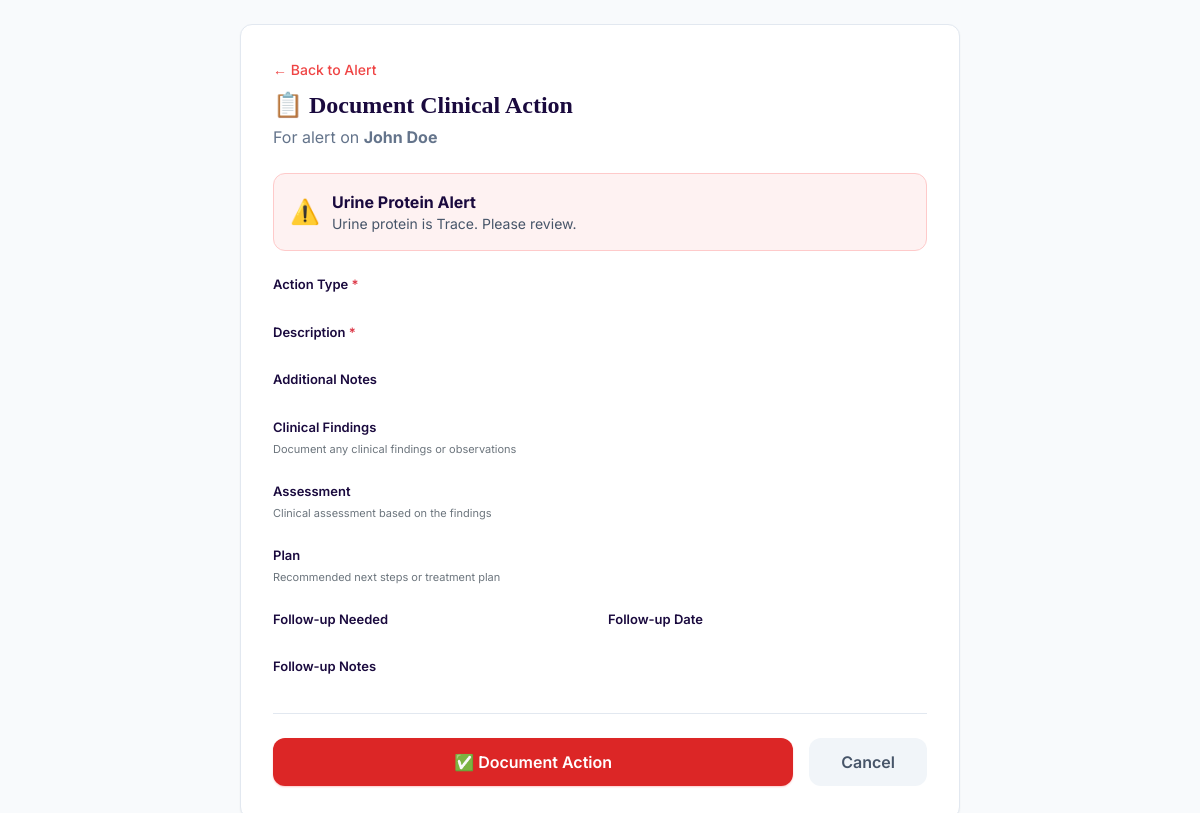
/alert/42/action/ (signed in), run on the app's committed database.
### monitoring/models.py (models this page shows, shortened)
class Alert(models.Model):
    SEVERITY_CHOICES = [
        ('normal', 'Normal'),
        ('warning', 'Warning'),
        ('critical', 'Critical'),
    ]
    STATUS_CHOICES = [
        ('unreviewed', 'Unreviewed'),
        ('reviewed', 'Reviewed'),
        ('resolved', 'Resolved'),
    ]
    patient = models.ForeignKey(
        Patient,
        on_delete=models.CASCADE,
        related_name='alerts'
    )
    reading = models.ForeignKey(
        VitalReading,
        on_delete=models.CASCADE,
        null=True,      # ← NULL allowed
        blank=True,     # ← Form can leave blank
        related_name='alerts'
    )
    title = models.CharField(max_length=200)
    message = models.TextField()
    severity = models.CharField(max_length=20, choices=SEVERITY_CHOICES, default='normal')
    status = models.CharField(
        max_length=20,
        choices=STATUS_CHOICES,
        default='unreviewed'
    )
    reviewed_by = models.ForeignKey(
        User,
        on_delete=models.SET_NULL,
        null=True,
        blank=True,
        related_name='reviewed_alerts'
    )
    created_at = models.DateTimeField(auto_now_add=True)
    reviewed_at = models.DateTimeField(null=True, blank=True)
    class Meta:
        ordering = ['-created_at']

class Patient(models.Model):
    GENDER_CHOICES = [
        ('male', 'Male'),
        ('female', 'Female'),
    ]
    CARE_TYPE_CHOICES = [
        ('in_patient', 'In-patient Care'),
        ('outpatient', 'Outpatient Clinic'),
        ('home_care', 'Home Care'),
        ('self_care', 'Self Care'),  # Added for self-reporting patients
    ]
    user = models.OneToOneField(
        User,
        on_delete=models.SET_NULL,
        null=True,
        blank=True,
        related_name='client_profile',
        help_text="User account for this client (for login access)"
    )
    full_name = models.CharField(max_length=150)
    email = models.EmailField(blank=True, null=True)
    date_of_birth = models.DateField(null=True, blank=True)
    gender = models.CharField(max_length=10, choices=GENDER_CHOICES)
    phone_number = models.CharField(max_length=20, blank=True)
    address = models.TextField(blank=True)
    emergency_contact_name = models.CharField(max_length=150, blank=True)
    emergency_contact_phone = models.CharField(max_length=20, blank=True)
    is_patient = models.BooleanField(
        default=True,
        help_text="Is this person receiving care?"
    )
    is_caregiver = models.BooleanField(
        default=False,
        help_text="Is this person providing care to others?"
    )
    is_client = models.BooleanField(
        default=True,
        help_text="Is this person a client of the service?"
    )
    can_self_report = models.BooleanField(
        default=True,
        help_text="Can this person enter their own vitals?"
    )
    assigned_doctor = models.ForeignKey(
        'Doctor',
        on_delete=models.SET_NULL,
        null=True,
        blank=True,
        related_name='doctor_patients',
        help_text="The doctor assigned to this patient"
    )
    assigned_caregiver = models.ForeignKey(
        'Caregiver',
        on_delete=models.SET_NULL,
        null=True,
        blank=True,
        related_name='caregiver_patients',
        help_text="The caregiver assigned to this patient"
    )
    patients_caring_for = models.ManyToManyField(
        'self',
        symmetrical=False,
        blank=True,
        related_name='caregivers',
        help_text="If this person is a caregiver, who do they care for?"
    )
    known_conditions = models.TextField(blank=True)
    current_medications = models.TextField(blank=True)
    care_type = models.CharField(
        max_length=20,
        choices=CARE_TYPE_CHOICES,
        default='home_care'
    )
    created_at = models.DateTimeField(auto_now_add=True)
    updated_at = models.DateTimeField(auto_now=True)
    class Meta:
        ordering = ['-created_at']

### monitoring/views.py (the view, shortened to what this page needs)
# urls.py: path('alert/<int:alert_id>/action/', views.add_alert_action, name='add_alert_action'),
@login_required
def add_alert_action(request, alert_id):
    alert = get_object_or_404(Alert, id=alert_id)
    user = request.user
    if not is_doctor_authorized(user, alert.patient):
        messages.error(request, 'You are not authorized to take action on this alert.')
        return redirect('doctor_dashboard')
    try:
        doctor = Doctor.objects.get(user=user)
    except Doctor.DoesNotExist:
        messages.error(request, 'You are not registered as a doctor.')
        return redirect('home')
    context = {
        'alert': alert,
        'patient': alert.patient,
        'doctor': doctor,
        'action_types': AlertAction.ACTION_CHOICES,
    }
    return render(request, 'add_alert_action.html', context)

### monitoring/views.py (called while the page is built)
def is_doctor_authorized(doctor_user, patient):
    try:
        doctor = Doctor.objects.get(user=doctor_user)
        return patient.assigned_doctor == doctor
    except Doctor.DoesNotExist:
        return False

### monitoring/templates/add_alert_action.html (shortened to what this page needs)
{% load static %}
<!DOCTYPE html>
<html lang="en">
<head>
    <script src="https://cdn.tailwindcss.com"></script>
</head>
<body class="bg-slate-50">
    <div class="max-w-3xl mx-auto p-6">
        <div class="bg-white rounded-xl border border-slate-200 shadow-sm p-8">
            <div class="mb-6">
                <a href="{% url 'alert_detail' alert.id %}" class="text-red-500 hover:text-red-700 text-sm font-medium">← Back to Alert</a>
                <h1 class="text-2xl font-serif font-bold text-[#1a0a3e] mt-2">📋 Document Clinical Action</h1>
                <p class="text-slate-500 mt-1">For alert on <strong>{{ alert.patient.full_name }}</strong></p>
            </div>
            <div class="bg-red-50 border border-red-200 rounded-xl p-4 mb-6">
                <div class="flex items-center gap-3">
                    <span class="text-2xl">⚠️</span>
                    <div>
                        <p class="font-bold text-[#1a0a3e]">{{ alert.title }}</p>
                        <p class="text-sm text-slate-600">{{ alert.message }}</p>
                    </div>
                </div>
            </div>
            <form method="POST">
                <div class="grid grid-cols-1 gap-6">
                    <div>
                        <label class="form-label" for="{{ form.action_type.id_for_label }}">
                            Action Type <span class="required">*</span>
                        </label>
                    </div>
                    <div>
                        <label class="form-label" for="{{ form.description.id_for_label }}">
                            Description <span class="required">*</span>
                        </label>
                    </div>
                    <div>
                        <label class="form-label" for="{{ form.notes.id_for_label }}">Additional Notes</label>
                    </div>
                    <div>
                        <label class="form-label" for="{{ form.clinical_findings.id_for_label }}">Clinical Findings</label>
                        <div class="form-help">Document any clinical findings or observations</div>
                    </div>
                    <div>
                        <label class="form-label" for="{{ form.assessment.id_for_label }}">Assessment</label>
                        <div class="form-help">Clinical assessment based on the findings</div>
                    </div>
                    <div>
                        <label class="form-label" for="{{ form.plan.id_for_label }}">Plan</label>
                        <div class="form-help">Recommended next steps or treatment plan</div>
                    </div>
                    <div class="grid grid-cols-2 gap-4">
                        <div>
                            <label class="form-label" for="{{ form.follow_up_needed.id_for_label }}">
                                Follow-up Needed
                            </label>
                        </div>
                        <div>
                            <label class="form-label" for="{{ form.follow_up_date.id_for_label }}">
                                Follow-up Date
                            </label>
                        </div>
                    </div>
                    <div>
                        <label class="form-label" for="{{ form.follow_up_notes.id_for_label }}">Follow-up Notes</label>
                    </div>
                </div>
                <div class="flex gap-4 mt-8 pt-6 border-t border-slate-200">
                    <button type="submit" class="bg-red-600 text-white px-8 py-3 rounded-xl font-semibold hover:bg-red-700 transition shadow-sm shadow-red-200 flex-1">
                        ✅ Document Action
                    </button>
                    <a href="{% url 'alert_detail' alert.id %}" class="bg-slate-100 text-slate-600 px-8 py-3 rounded-xl font-semibold hover:bg-slate-200 transition">
                        Cancel
                    </a>
                </div>
            </form>
        </div>
    </div>
</body>
</html>

### monitoring/templates/add_alert_action.html (style rules this page uses)
:root { --navy: #1a0a3e; --red: #DC3545; }
* { font-family: 'Inter', sans-serif; }
.font-serif { font-family: 'Lora', serif; }
.form-label { font-weight: 600; color: #1a0a3e; font-size: 13px; display: block; margin-bottom: 4px; }
.form-label .required { color: var(--red); }
.form-help { font-size: 11px; color: #6c757d; margin-top: 2px; }

### data on the page
Alert: patient.full_name "John Doe", title "Urine Protein Alert", message "Urine protein is Trace. Please review."
